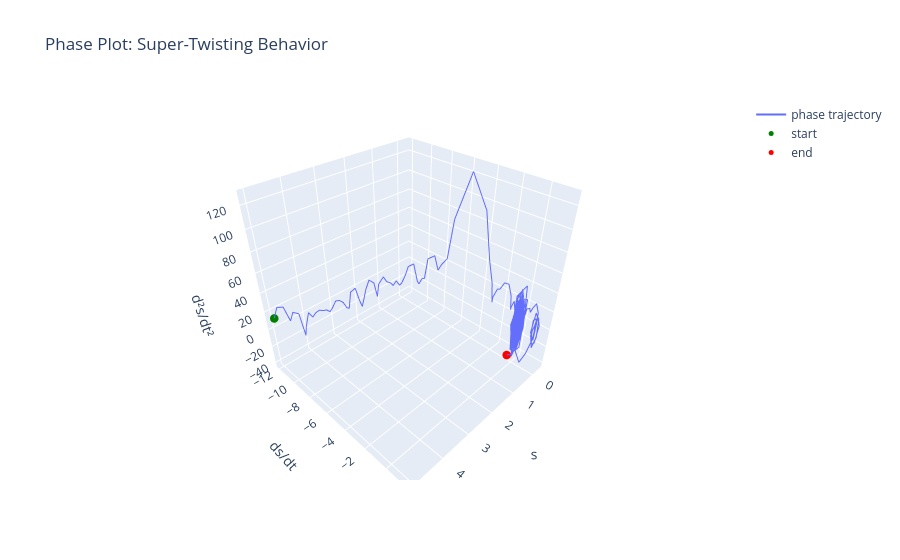

The cell this chart's notebook holds for it:
### Code cell
import plotly
plotly.offline.init_notebook_mode(connected=True)
fig = go.Figure(data=[go.Scatter3d(x=s_arr, y=ds_arr, z=dds_arr, mode="lines", name="phase trajectory")])
fig.add_trace(go.Scatter3d(x=[s_arr[0]], y=[ds_arr[0]], z=[dds_arr[0]], mode="markers", marker=dict(size=5, color="green"), name="start"))
fig.add_trace(go.Scatter3d(x=[s_arr[-1]], y=[ds_arr[-1]], z=[dds_arr[-1]], mode="markers", marker=dict(size=5, color="red"), name="end"))
fig.update_layout(scene=dict(xaxis_title="s", yaxis_title="ds/dt", zaxis_title="d²s/dt²"), title="Phase Plot: Super-Twisting Behavior")
fig.show()

### Figure 1 — Plotly figure (JSON) as saved in the notebook; plotly's stock layout.template omitted (floating-point values rounded to 4 significant figures; data arrays with more than 128 entries replaced by an {"elided": "..."} marker saying what was removed)
{"data": [{"mode": "lines", "name": "phase trajectory", "type": "scatter3d", "x": {"elided": "1000 float values"}, "y": {"elided": "1000 float values"}, "z": {"elided": "1000 float values"}}, {"marker": {"color": "green", "size": 5}, "mode": "markers", "name": "start", "type": "scatter3d", "x": [5], "y": [-11.96], "z": [12.91]}, {"marker": {"color": "red", "size": 5}, "mode": "markers", "name": "end", "type": "scatter3d", "x": [0.002748], "y": [-0.4236], "z": [-39.81]}], "layout": {"scene": {"xaxis": {"title": {"text": "s"}}, "yaxis": {"title": {"text": "ds/dt"}}, "zaxis": {"title": {"text": "d²s/dt²"}}}, "title": {"text": "Phase Plot: Super-Twisting Behavior"}}}
